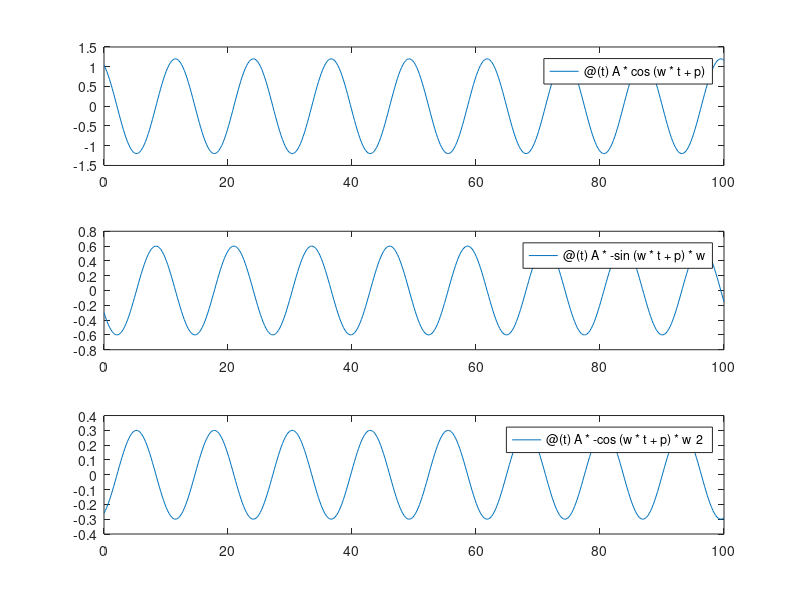

Write the MATLAB code that produced this figure.
function [] = Uebungen_Serie_2()

% Aufgabe 3 e)
A = 1.2;
w = 1/2;
p = pi/6;

y = @(t) A * cos(w * t + p);
vy = @(t) A * -sin(w * t + p) * w;
ay = @(t) A * -cos(w * t + p) * w^2;

subplot(3, 1, 1);
fplot(y, [0, 100]);
subplot(3, 1, 2);
fplot(vy, [0, 100]);
subplot(3, 1, 3);
fplot(ay, [0, 100]);

end